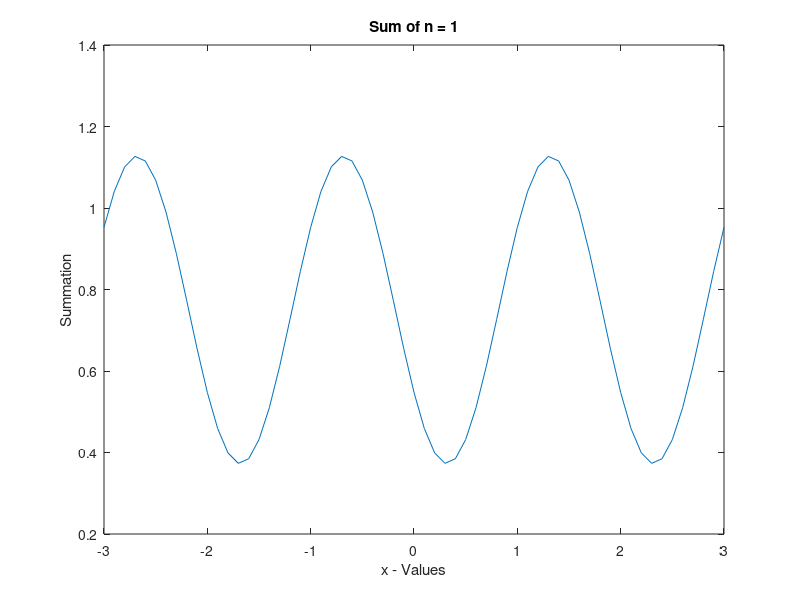
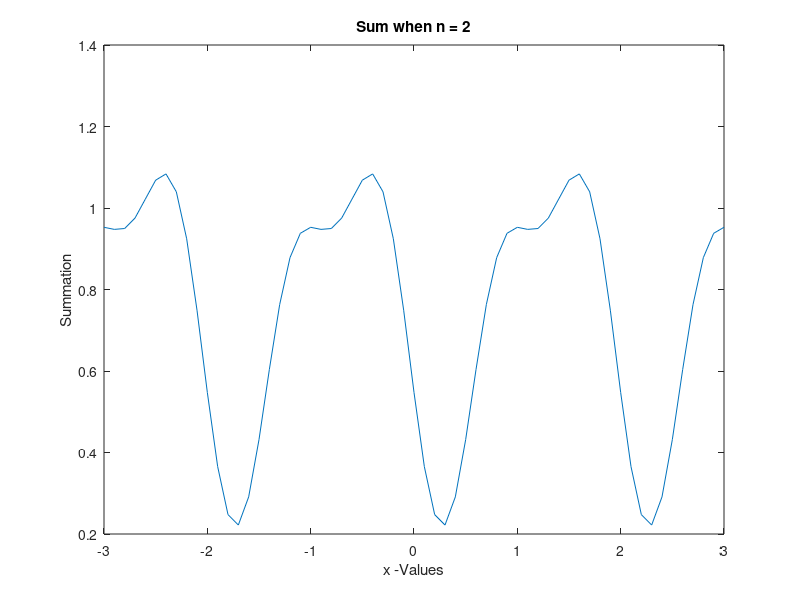
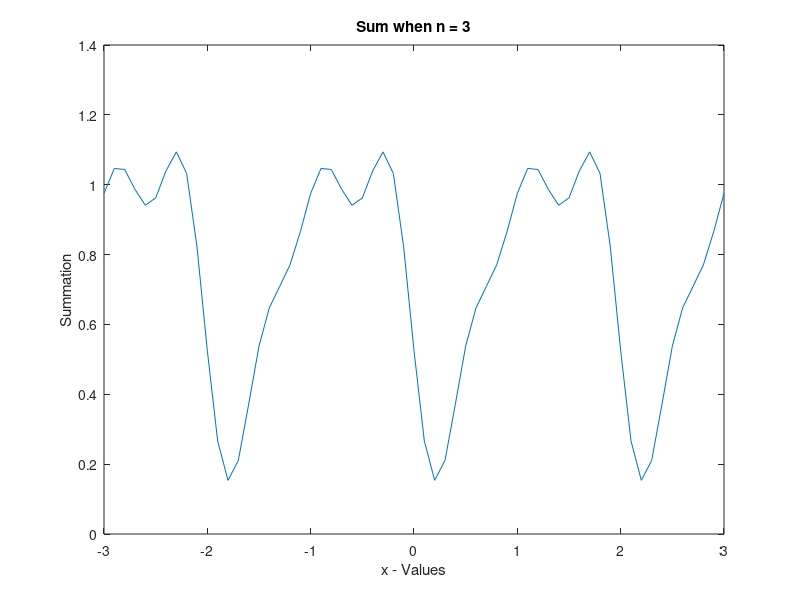
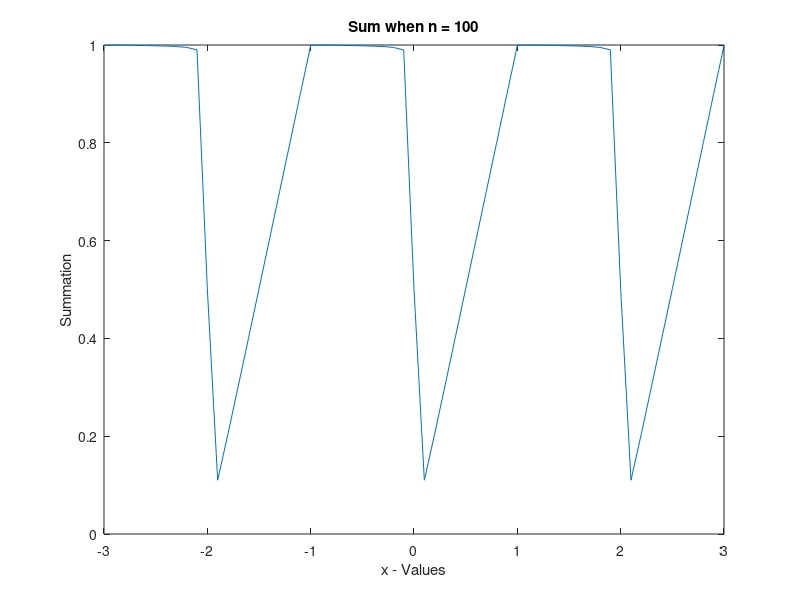

These charts were generated, in order, by the following MATLAB code:
clear
clc
close all

% Script of Problem 2

x_vect = -3: 0.1: 3;

N1 = 1;
N2 = 2;
N3 = 3;
N4 = 100;

function [ sum ] = fourier_series( x, N)
  sum = 3/4;
  
  if ( n = 0 )
    sum = sum
    endif 
  for n = 1:N
    sum = sum + (((-1)^n - 1)/((n^2)*(pi^2)))*cos(n*pi*x) - ((1)/(n*pi))*sin(n*pi*x)
    n = n + 1;
    endfor

endfunction

figure(1);
plot(x_vect, fourier_series(x_vect, N1))
title('Sum of n = 1')
xlabel('x - Values')
ylabel('Summation')

figure(2);
plot(x_vect, fourier_series(x_vect, N2))
title('Sum when n = 2')
xlabel('x -Values')
ylabel('Summation')

figure(3);
plot(x_vect, fourier_series(x_vect, N3))
title('Sum when n = 3')
xlabel('x - Values')
ylabel('Summation')

figure(4);
plot(x_vect, fourier_series(x_vect, N4))
title('Sum when n = 100')
xlabel('x - Values')
ylabel('Summation')

figure(5);
plot(x_vect, fourier_series(x_vect, 0))
title('Sum when n = 0')
xlabel('x - Values')
ylabel('Summation')
